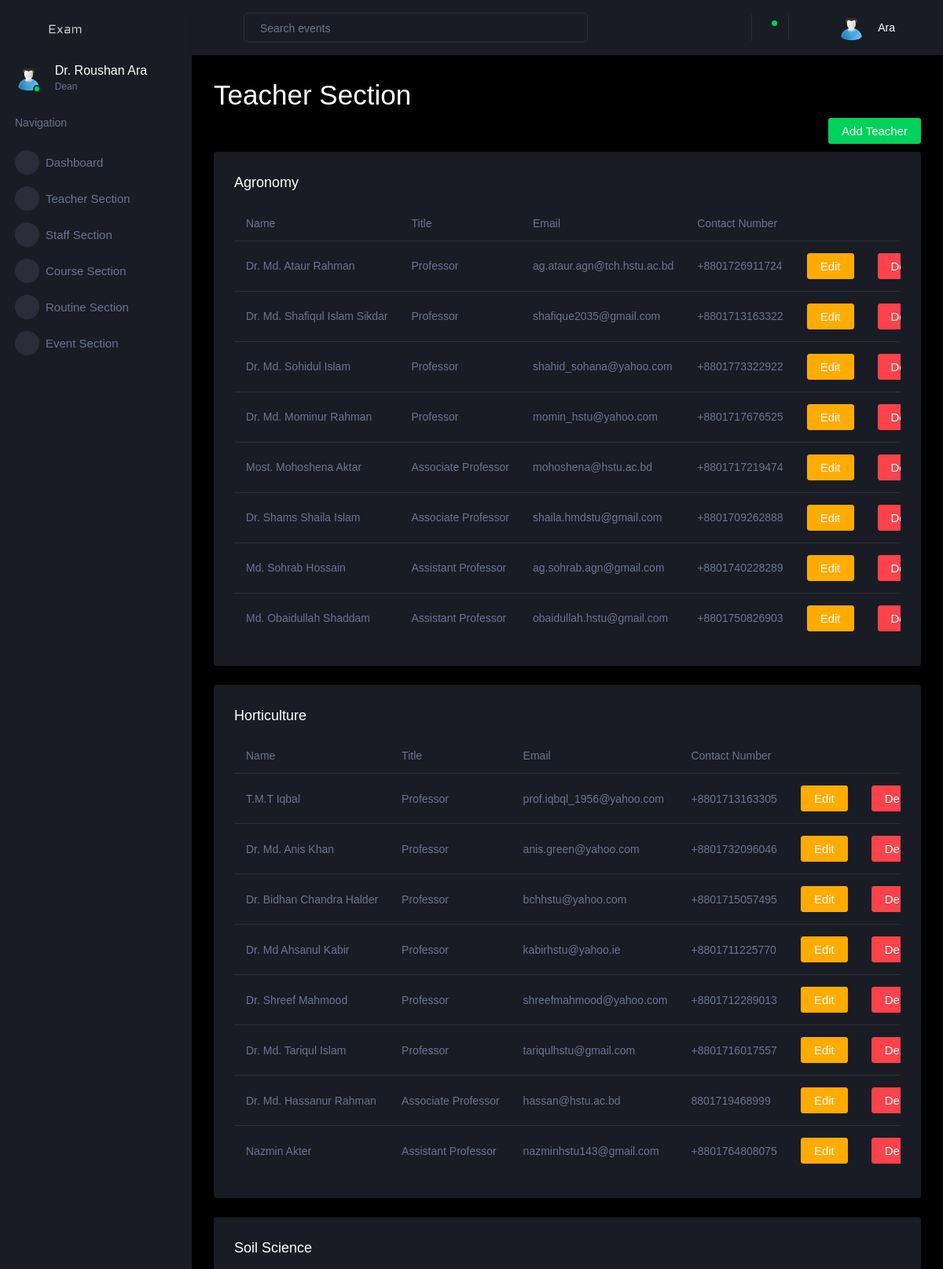
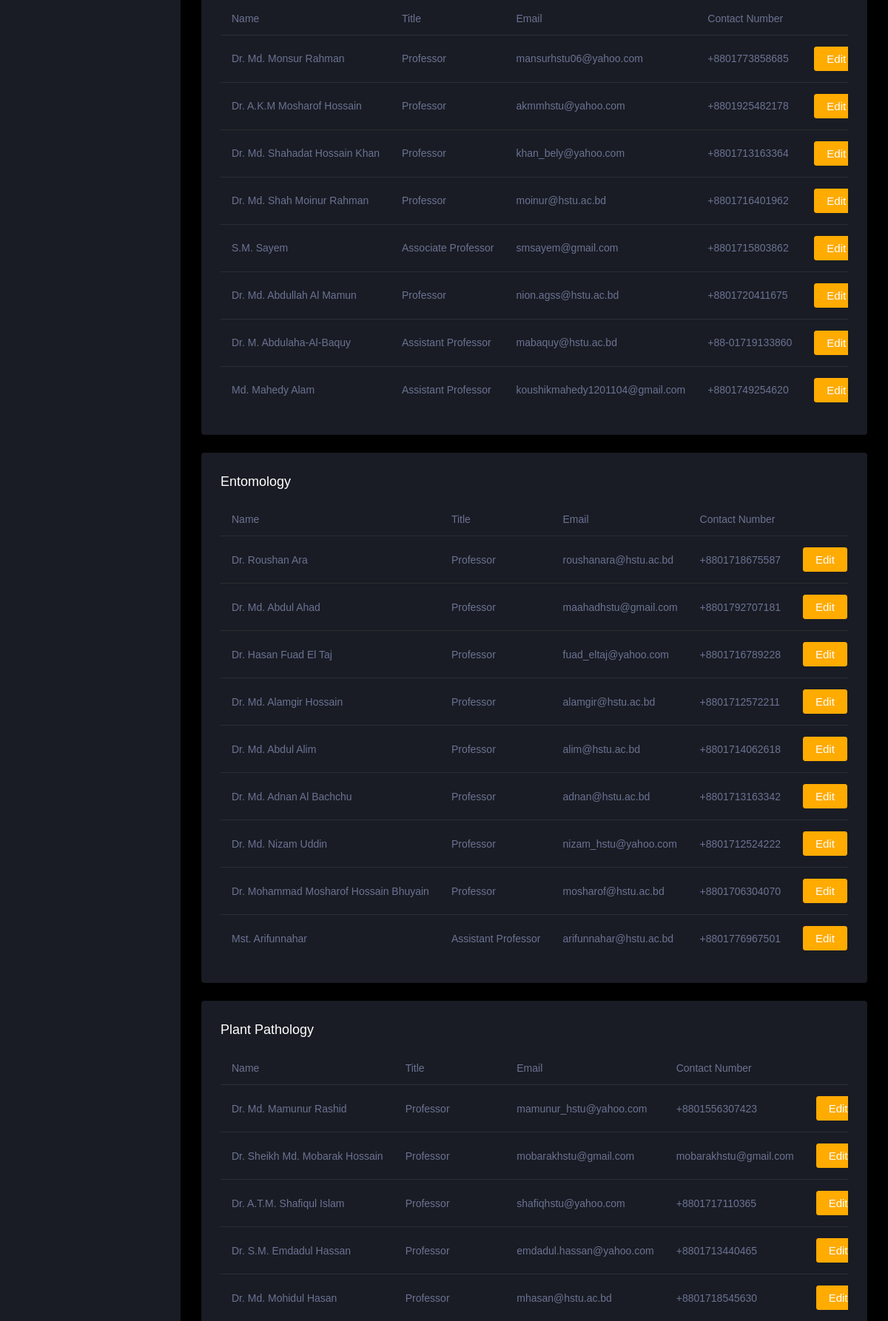
The app's page /user/teacher-section (signed in, upper part) with its own data (2 pictures, top to bottom).
### account/models.py (models this page shows, shortened)
class Teacher(models.Model):
    user = models.OneToOneField(
        User, on_delete=models.CASCADE, primary_key=True)
    title = models.CharField(max_length=255, null=False,
                             choices=TEACHER_TITLE_CHOICES, default='None')
    contact_number = models.CharField(null=False, unique=True, max_length=255)
    profile_picture = models.ImageField(
        upload_to=get_profile_pictures_directory, blank=True, null=True)
    department = models.ForeignKey(Department, on_delete=models.DO_NOTHING)
    is_available = models.BooleanField(default=True)
    total_creadits = models.DecimalField(
        max_digits=10, decimal_places=2, default=0)

### dashboard/models.py (models this page shows)
class Department(models.Model):
    name = models.CharField(max_length=255, null=True)
    faculty = models.ForeignKey(Faculty, on_delete=models.PROTECT)
    def __str__(self) -> str:
        return self.name

### dashboard/views.py (the view)
# urls.py: path('teacher-section', teacher_page, name='teacher-section'),
def teacher_page(request):
    context = get_context(request)
    return render(request, 'teacher-section.html', context)

### dashboard/models.py (called while the page is built)
    def __str__(self) -> str:
        return self.name

### dashboard/views.py (called while the page is built, shortened)
def is_dean(user):
    try:
        teacher = Teacher.objects.get(user=user)
    except Teacher.DoesNotExist:
        return None
    deans = Dean.objects.filter(teacher=teacher).order_by('-joined')[:1]
    if len(deans) != 1:
        return None
    return deans[0]

def is_staff(user):
    try:
        staff = Staff.objects.get(user=user)
    except Staff.DoesNotExist:
        return None
    return staff

def is_teacher(user):
    try:
        teacher = Teacher.objects.get(user=user)
    except Teacher.DoesNotExist:
        return None
    return teacher

def get_staff(faculty):
    return list(Staff.objects.filter(faculty=faculty))

def get_courses(faculty):
    courses = Course.objects.all()
    selected_courses = []
    for course in courses:
        dept = Department.objects.get(name=course.department)
        if dept.faculty == faculty:
            selected_courses.append(course)
    return selected_courses

def get_teachers(faculty):
    teachers = Teacher.objects.all()
    selected_teachers = []
    for teacher in teachers:
        dept = Department.objects.get(name=teacher.department)
        if dept.faculty == faculty:
            selected_teachers.append(teacher)
    return selected_teachers

def get_exams(approved_routines, teacher=None):
    past = []
    current = []
    upcomming = []
    today = date.today()
    return current, past, upcomming

def get_notification(user):
    return Notification.objects.filter(user=user, marked_read=False).all()

### dashboard/templates/teacher-section.html
{% extends "dashboard-base.html" %}
{% load static %}
{% block content %}
<h1>Teacher Section</h1>
<div class="create-new">
  <a class="nav-link btn btn-success create-new-button"  href="{% url 'add-teacher' %}" >
    Add Teacher
  </a>
</div>
{% for department in departments %}
  <div class="row">
    <div class="col-12 grid-margin">
      <div class="card">
        <div class="card-body">
          <h4 class="card-title">{{ department.name }}</h4>
          <div class="table-responsive">
            <table class="table">
              <thead>
                <tr>
                  <th>Name</th>
                  <th>Title</th>
                  <th>Email</th>
                  <th>Contact Number</th>
                </tr>
              </thead>
              <tbody>
                {% for teacher in teachers %}
                  {% if department == teacher.department %}
                    <tr>
                      <td>{{ teacher.user.first_name }} {{ teacher.user.last_name }}</td>
                      <td>{{ teacher.title }}</td>
                      <td>{{ teacher.user }}</td>
                      <td>{{ teacher.contact_number }}</td>
                      <td>
                        <a class="nav-link btn btn-warning create-new-button"  href="{% url 'edit-teacher' %}" >
                          Edit
                        </a>
                      </td>
                      <td>
                        <a class="nav-link btn btn-danger create-new-button"  href="{% url 'delete-teacher' teacher.user_id %}" >
                          Delete
                        </a>
                      </td>
                    </tr>
                  {% endif %}
                {% endfor %}
              </tbody>
            </table>
          </div>
        </div>
      </div>
    </div>
  </div>
{% endfor %}
{% endblock content %}

### dashboard/templates/dashboard-base.html (shortened to what this page needs)
{% load static %}
<!DOCTYPE html>
<html lang="en">
<head>
  <link rel="stylesheet" href="{% static 'dashboard/vendors/mdi/css/materialdesignicons.min.css' %}" />
  <link rel="stylesheet" href="{% static 'dashboard/vendors/css/vendor.bundle.base.css' %}" />
  <link rel="stylesheet" href="{% static 'dashboard/vendors/jvectormap/jquery-jvectormap.css' %}" />
  <link rel="stylesheet" href="{% static 'dashboard/vendors/flag-icon-css/css/flag-icon.min.css' %}" />
  <link rel="stylesheet" href="{% static 'dashboard/vendors/owl-carousel-2/owl.carousel.min.css' %}" />
  <link rel="stylesheet" href="{% static 'dashboard/vendors/owl-carousel-2/owl.theme.default.min.css' %}" />
  <link rel="stylesheet" href="{% static 'dashboard/css/style.css' %}" />
</head>
<body>
  <div class="container-scroller">
    <nav class="sidebar sidebar-offcanvas" id="sidebar">
      <div class="sidebar-brand-wrapper d-none d-lg-flex align-items-center justify-content-center fixed-top">
        <a class="sidebar-brand brand-logo" href="#">
          <img src="{% static 'dashboard/images/logo.svg' %}" alt="logo" />
        </a>
      </div>
      <ul class="nav">
        <li class="nav-item profile">
          <div class="profile-desc">
            <div class="profile-pic">
              <div class="count-indicator">
                {% if user.profile_picture %}
                <img class="img-xs rounded-circle" src="{{ user.profile_picture.url }}" />
                {% else %}
                <img class="img-xs rounded-circle" src="{% static 'dashboard/images/dummy.png' %}" />
                {% endif %}
                <span class="count bg-success"></span>
              </div>
              <div class="profile-name">
                <h5 class="mb-0 font-weight-normal">
                  {{ user.user.first_name }} {{ user.user.last_name }}
                </h5>
                <span>
                  {% if if_staff %}
                  Staff
                  {% elif if_dean %}
                  Dean
                  {% else %}
                  Teacher
                  {% endif %}
                </span>
              </div>
            </div>
          </div>
        </li>
        <li class="nav-item nav-category">
          <span class="nav-link">Navigation</span>
        </li>
        <li class="nav-item menu-items">
          <a class="nav-link" href="{% url 'dashboard-page' %}">
            <span class="menu-icon">
              <i class="mdi mdi-speedometer"></i>
            </span>
            <span class="menu-title">Dashboard</span>
          </a>
        </li>
        {% if is_staff %}
        <li class="nav-item menu-items">
          <a class="nav-link" href="{% url 'teacher-section' %}">
            <span class="menu-icon">
              <i class="mdi mdi-playlist-play"></i>
            </span>
            <span class="menu-title">Teacher Section</span>
          </a>
        </li>
        {% if if_dean %}
        <li class="nav-item menu-items">
          <a class="nav-link" href="{% url 'staff-section' %}">
            <span class="menu-icon">
              <i class="mdi mdi-table-large"></i>
            </span>
            <span class="menu-title">Staff Section</span>
          </a>
        </li>
        {% endif %}
        <li class="nav-item menu-items">
          <a class="nav-link" href="{% url 'course-section' %}">
            <span class="menu-icon">
              <i class="mdi mdi-chart-bar"></i>
            </span>
            <span class="menu-title">Course Section</span>
          </a>
        </li>
        <li class="nav-item menu-items">
          <a class="nav-link" href="{% url 'routine-section' %}">
            <span class="menu-icon">
              <i class="mdi mdi-chart-bar"></i>
            </span>
            <span class="menu-title">Routine Section</span>
          </a>
        </li>
        <li class="nav-item menu-items">
          <a class="nav-link" href="{% url 'event-section' %}">
            <span class="menu-icon">
              <i class="mdi mdi-chart-bar"></i>
            </span>
            <span class="menu-title">Event Section</span>
          </a>
        </li>
        {% endif %}
      </ul>
    </nav>
    <div class="container-fluid page-body-wrapper">
      <nav class="navbar p-0 fixed-top d-flex flex-row">
        <div class="navbar-menu-wrapper flex-grow d-flex align-items-stretch">
          <button class="navbar-toggler navbar-toggler align-self-center" type="button" data-toggle="minimize">
            <span class="mdi mdi-menu"></span>
          </button>
          <ul class="navbar-nav w-100">
            <li class="nav-item w-100">
              <form class="nav-link mt-2 mt-md-0 d-none d-lg-flex search" method="post"
                action="{% url 'search-page' %}">
                <input type="text" name="search" class="form-control" placeholder="Search events" />
              </form>
            </li>
          </ul>
          <ul class="navbar-nav navbar-nav-right">
            <li class="nav-item nav-settings d-none d-lg-block">
              <a class="nav-link" href="#">
                <i class="mdi mdi-view-grid"></i>
              </a>
            </li>
            <li class="nav-item dropdown border-left">
              <a class="nav-link count-indicator dropdown-toggle" id="messageDropdown" href="#" data-toggle="dropdown"
                aria-expanded="false">
                <i class="mdi mdi-email"></i>
                <span class="count bg-success"></span>
              </a>
            </li>
            <li class="nav-item dropdown border-left">
              <a class="nav-link count-indicator dropdown-toggle" id="notificationDropdown" href="#"
                data-toggle="dropdown">
                <i class="mdi mdi-bell"></i>
              </a>
            </li>
            <li class="nav-item dropdown">
              <a class="nav-link" id="profileDropdown" href="#" data-toggle="dropdown">
                <div class="navbar-profile">
                  {% if user.profile_picture %}
                  <img class="img-xs rounded-circle" src="{{ user.profile_picture.url }}" />
                  {% else %}
                  <img class="img-xs rounded-circle" src="{% static 'dashboard/images/dummy.png' %}" />
                  {% endif %}
                  <p class="mb-0 d-none d-sm-block navbar-profile-name">
                    {{ user.user.last_name }}
                  </p>
                  <i class="mdi mdi-menu-down d-none d-sm-block pl-3"></i>
                </div>
              </a>
            </li>
          </ul>
        </div>
      </nav>
      <div class="main-panel">
        <div class="content-wrapper">
          {% block content %}{% endblock %}
        </div>
      </div>
    </div>
  </div>
</body>
</html>

### records on screen
Teacher: profile_picture (picture), user.first_name "Dr. Roushan", user.last_name "Ara", title "Professor", user "roushanara@hstu.ac.bd", contact_number "+8801718675587"
Department: name "Agronomy"
Teacher: user.first_name "Dr. Md. Ataur", user.last_name "Rahman", title "Professor", user "ag.ataur.agn@tch.hstu.ac.bd", contact_number "+8801726911724"
Teacher: user.first_name "Dr. Md. Shafiqul Islam", user.last_name "Sikdar", title "Professor", user "shafique2035@gmail.com", contact_number "+8801713163322"
Teacher: user.first_name "Dr. Md. Sohidul", user.last_name "Islam", title "Professor", user "shahid_sohana@yahoo.com", contact_number "+8801773322922"
Teacher: user.first_name "Dr. Md. Mominur", user.last_name "Rahman", title "Professor", user "momin_hstu@yahoo.com", contact_number "+8801717676525"
Teacher: user.first_name "Most. Mohoshena", user.last_name "Aktar", title "Associate Professor", user "mohoshena@hstu.ac.bd", contact_number "+8801717219474"
Teacher: user.first_name "Dr. Shams Shaila", user.last_name "Islam", title "Associate Professor", user "shaila.hmdstu@gmail.com", contact_number "+8801709262888"
Teacher: user.first_name "Md. Sohrab", user.last_name "Hossain", title "Assistant Professor", user "ag.sohrab.agn@gmail.com", contact_number "+8801740228289"
Teacher: user.first_name "Md. Obaidullah", user.last_name "Shaddam", title "Assistant Professor", user "obaidullah.hstu@gmail.com", contact_number "+8801750826903"
Department: name "Horticulture"
Teacher: user.first_name "T.M.T", user.last_name "Iqbal", title "Professor", user "prof.iqbql_1956@yahoo.com", contact_number "+8801713163305"
Teacher: user.first_name "Dr. Md. Anis", user.last_name "Khan", title "Professor", user "anis.green@yahoo.com", contact_number "+8801732096046"
Teacher: user.first_name "Dr. Bidhan Chandra", user.last_name "Halder", title "Professor", user "bchhstu@yahoo.com", contact_number "+8801715057495"
Teacher: user.first_name "Dr. Md Ahsanul", user.last_name "Kabir", title "Professor", user "kabirhstu@yahoo.ie", contact_number "+8801711225770"
Teacher: user.first_name "Dr. Shreef", user.last_name "Mahmood", title "Professor", user "shreefmahmood@yahoo.com", contact_number "+8801712289013"
Teacher: user.first_name "Dr. Md. Tariqul", user.last_name "Islam", title "Professor", user "tariqulhstu@gmail.com", contact_number "+8801716017557"
Teacher: user.first_name "Dr. Md. Hassanur", user.last_name "Rahman", title "Associate Professor", user "hassan@hstu.ac.bd", contact_number "8801719468999"
Teacher: user.first_name "Nazmin", user.last_name "Akter", title "Assistant Professor", user "nazminhstu143@gmail.com", contact_number "+8801764808075"
Department: name "Soil Science"
Teacher: user.first_name "Dr. Md. Monsur", user.last_name "Rahman", title "Professor", user "mansurhstu06@yahoo.com", contact_number "+8801773858685"
Teacher: user.first_name "Dr. A.K.M Mosharof", user.last_name "Hossain", title "Professor", user "akmmhstu@yahoo.com", contact_number "+8801925482178"
Teacher: user.first_name "Dr. Md. Shahadat Hossain", user.last_name "Khan", title "Professor", user "khan_bely@yahoo.com", contact_number "+8801713163364"
Teacher: user.first_name "Dr. Md. Shah Moinur", user.last_name "Rahman", title "Professor", user "moinur@hstu.ac.bd", contact_number "+8801716401962"
Teacher: user.first_name "S.M.", user.last_name "Sayem", title "Associate Professor", user "smsayem@gmail.com", contact_number "+8801715803862"
Teacher: user.first_name "Dr. Md. Abdullah", user.last_name "Al Mamun", title "Professor", user "nion.agss@hstu.ac.bd", contact_number "+8801720411675"
Teacher: user.first_name "Dr. M.", user.last_name "Abdulaha-Al-Baquy", title "Assistant Professor", user "mabaquy@hstu.ac.bd", contact_number "+88-01719133860"
Teacher: user.first_name "Md. Mahedy", user.last_name "Alam", title "Assistant Professor", user "koushikmahedy1201104@gmail.com", contact_number "+8801749254620"
Department: name "Entomology"
Teacher: user.first_name "Dr. Md. Abdul", user.last_name "Ahad", title "Professor", user "maahadhstu@gmail.com", contact_number "+8801792707181"
Teacher: user.first_name "Dr. Hasan Fuad El", user.last_name "Taj", title "Professor", user "fuad_eltaj@yahoo.com", contact_number "+8801716789228"
Teacher: user.first_name "Dr. Md. Alamgir", user.last_name "Hossain", title "Professor", user "alamgir@hstu.ac.bd", contact_number "+8801712572211"
Teacher: user.first_name "Dr. Md. Abdul", user.last_name "Alim", title "Professor", user "alim@hstu.ac.bd", contact_number "+8801714062618"
Teacher: user.first_name "Dr. Md. Adnan Al", user.last_name "Bachchu", title "Professor", user "adnan@hstu.ac.bd", contact_number "+8801713163342"
Teacher: user.first_name "Dr. Md. Nizam", user.last_name "Uddin", title "Professor", user "nizam_hstu@yahoo.com", contact_number "+8801712524222"
Teacher: user.first_name "Dr. Mohammad Mosharof Hossain", user.last_name "Bhuyain", title "Professor", user "mosharof@hstu.ac.bd", contact_number "+8801706304070"
Teacher: user.first_name "Mst.", user.last_name "Arifunnahar", title "Assistant Professor", user "arifunnahar@hstu.ac.bd", contact_number "+8801776967501"
Department: name "Plant Pathology"
Teacher: user.first_name "Dr. Md. Mamunur", user.last_name "Rashid", title "Professor", user "mamunur_hstu@yahoo.com", contact_number "+8801556307423"
Teacher: user.first_name "Dr. Sheikh Md. Mobarak", user.last_name "Hossain", title "Professor", user "mobarakhstu@gmail.com", contact_number "mobarakhstu@gmail.com"
Teacher: user.first_name "Dr. A.T.M. Shafiqul", user.last_name "Islam", title "Professor", user "shafiqhstu@yahoo.com", contact_number "+8801717110365"
Teacher: user.first_name "Dr. S.M. Emdadul", user.last_name "Hassan", title "Professor", user "emdadul.hassan@yahoo.com", contact_number "+8801713440465"
Teacher: user.first_name "Dr. Md. Mohidul", user.last_name "Hasan", title "Professor", user "mhasan@hstu.ac.bd", contact_number "+8801718545630"
